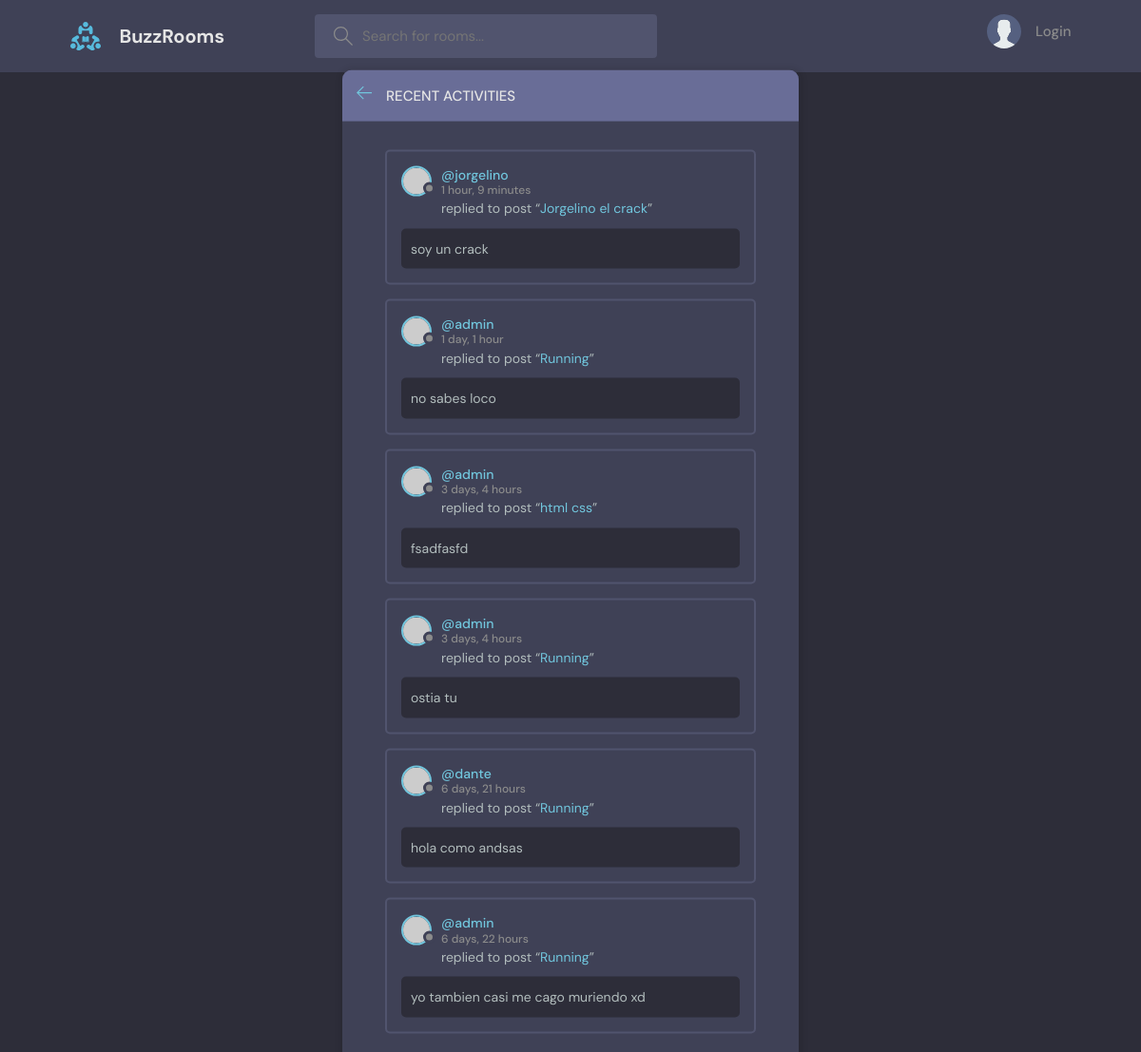
/activity-page/, run on the app's committed database.
### base/models.py (models this page shows, shortened)
class Message(models.Model):
    user = models.ForeignKey(User, on_delete=models.CASCADE)
    room = models.ForeignKey(Room, on_delete=models.CASCADE)
    body = models.TextField()
    updated = models.DateTimeField(auto_now=True)
    created = models.DateTimeField(auto_now_add=True)
    class Meta:
        ordering = ["-updated", "-created"]

class Room(models.Model):
    host = models.ForeignKey(User, on_delete=models.SET_NULL, null=True)
    topic = models.ForeignKey(Topic, on_delete=models.SET_NULL, null=True)
    name = models.CharField(max_length=200)
    description = models.TextField(null=True , blank=True)
    participants = models.ManyToManyField(User, related_name="participants", blank=True)
    updated = models.DateTimeField(auto_now=True)
    created = models.DateTimeField(auto_now_add=True)
    class Meta:
        ordering = ["-updated", "-created"]

### base/views.py (the view)
# urls.py: path('activity-page/', views.activity_page, name="activity_page"),
def activity_page(request):
    room_messages = Message.objects.all()
    context = {"room_messages": room_messages}
    return render(request, "base/activity.html", context)

### base/context_processor.py (called while the page is built)
def avatar(request):
    if request.user.is_authenticated:
        return {'avatar': request.user.profile.avatar.url}
    return {'avatar': '/media/profile_pics/default.png'}

### base/templates/base/activity.html (shortened to what this page needs)
{% extends 'main.html' %}
{% block content %}
    <main class="layout">
      <div class="container">
        <div class="layout__box">
          <div class="layout__boxHeader">
            <div class="layout__boxTitle">
              <a href="{% url 'home' %}">
                <svg version="1.1" xmlns="http://www.w3.org/2000/svg" width="32" height="32" viewBox="0 0 32 32">
                  <title>arrow-left</title>
                  <path
                    d="M13.723 2.286l-13.723 13.714 13.719 13.714 1.616-1.611-10.96-10.96h27.625v-2.286h-27.625l10.965-10.965-1.616-1.607z"
                  ></path>
                </svg>
              </a>
              <h3>Recent Activities</h3>
            </div>
          </div>
          <div class="activities-page layout__body">
            {% for message in room_messages %}
            <div class="activities__box">
              <div class="activities__boxHeader roomListRoom__header">
                <a href="{% url 'profile' message.user.id %}" class="roomListRoom__author">
                  <div class="avatar avatar--small">
                    <img src="https://randomuser.me/api/portraits/women/11.jpg" />
                  </div>
                  <p>
                    @{{message.user.username}}
                    <span>{{message.created|timesince}}</span>
                  </p>
                </a>
              </div>
              <div class="activities__boxContent">
                <p>replied to post “<a href="{% url 'room' message.room.id %}">{{message.room.name}}</a>”</p>
                <div class="activities__boxRoomContent">
                  {{message.body}}
                </div>
              </div>
            </div>
            {% endfor %}
          </div>
        </div>
      </div>
    </main>
{% endblock %}

### static/styles/style.css (style rules this page uses)
:root { --color-main: #71c6dd; --color-main-light: #e1f6fb; --color-dark: #3f4156; --color-dark-medium: #51546e; --color-dark-light: #696d97; --color-light: #e5e5e5; --color-gray: #8b8b8b; --color-light-gray: #b2bdbd; --color-bg: #2d2d39; --color-success: #5dd693; --color-error: #fc4b0b; }
* { font-family: "DM Sans", -apple-system, BlinkMacSystemFont, "Segoe UI", Roboto, Oxygen, Ubuntu, Cantarell, "Open Sans", "Helvetica Neue", sans-serif; margin: 0; padding: 0; box-sizing: border-box; text-rendering: optimizeLegibility; font-size: inherit; }
html { font-size: 56.25%; }
@media only screen and (min-width: 1200px) { html { font-size: 62.5%; } }
body { line-height: 1.6; font-weight: 400; font-size: 1.5rem; color: var(--color-light-gray); background-color: var(--color-bg); min-height: 100vh; }
img { width: 100%; }
a { display: inline-block; color: var(--color-main); text-decoration: none; }
.container { max-width: 120rem; width: 90%; margin: auto; }
.avatar { position: relative; display: inline-block; border-radius: 50%; border: 2px solid var(--color-main); }
.avatar img { display: block; border-radius: 50%; object-fit: cover; object-position: center; }
.avatar::after { content: ""; display: block; position: absolute; background-color: var(--color-gray); z-index: 111; border-radius: 50%; border: 0.3rem solid var(--color-dark); }
.avatar.avatar--small img { width: 2.8rem; height: 2.8rem; }
.avatar.avatar--small:after { width: 0.7rem; height: 0.7rem; bottom: 0px; right: -6px; }
.layout { margin-top: 2.4rem; }
.layout > .container { display: flex; justify-content: space-between; align-items: flex-start; }
.layout__box { width: 90%; max-width: 48rem; min-height: 40rem; position: absolute; top: 50%; left: 50%; transform: translate(-50%, -46%); background-color: var(--color-dark); border-radius: 1rem; box-shadow: 1px 1px 6px 3px rgba(0, 0, 0, 0.1); overflow: hidden; }
.layout__boxHeader { display: flex; padding: 1.5rem; background-color: var(--color-dark-light); }
.layout__boxTitle { display: flex; gap: 1.5rem; align-items: center; }
.layout__boxTitle h3 { text-transform: uppercase; font-weight: 500; color: var(--color-light); }
.layout__boxTitle svg { width: 1.6rem; height: 1.6rem; fill: var(--color-main); }
.layout__body { margin: 3rem; }
.roomListRoom__header { display: flex; justify-content: space-between; align-items: center; }
.roomListRoom__author { font-weight: 500; display: flex; align-items: center; gap: 1rem; }
.activities__box { margin: 1.5rem; padding: 1.5rem; border: 2px solid var(--color-dark-medium); border-radius: 5px; }
.activities__boxHeader p { font-size: 1.4rem; line-height: 1.3; }
.activities__boxHeader p span { color: var(--color-gray); font-size: 1.2rem; display: block; }
.activities__boxContent { margin-left: 4.2rem; }
.activities__boxContent { font-size: 1.4rem; }
.activities__boxRoomContent { background: var(--color-bg); padding: 1rem; border-radius: 5px; margin-top: 1rem; margin-left: -4.2rem; }

### data on the page
Message: user.username "jorgelino", created "1 hour, 9 minutes", room.name "Jorgelino el crack", body "soy un crack"
Message: user.username "admin", created "1 day, 1 hour", room.name "Running", body "no sabes loco"
Message: user.username "admin", created "3 days, 4 hours", room.name "html css", body "fsadfasfd"
Message: user.username "admin", created "3 days, 4 hours", room.name "Running", body "ostia tu"
Message: user.username "dante", created "6 days, 21 hours", room.name "Running", body "hola como andsas"
Message: user.username "admin", created "6 days, 22 hours", room.name "Running", body "yo tambien casi me cago muriendo xd"
